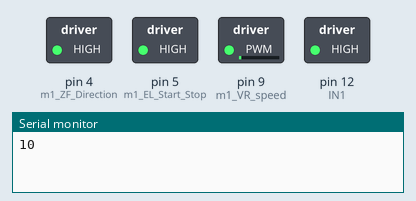
A sketch run on a simulated Arduino Mega 2560, built with avr-gcc and run on an emulated ATmega2560. Parts: switched loads named in the sketch (green lamp = pin HIGH), the last lines printed to the serial monitor.

Above: at 0.1 s.
At 17.6 s:
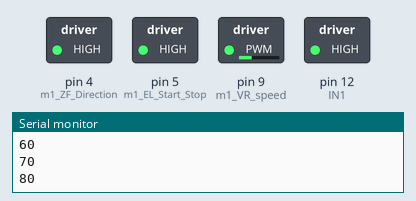
At 25.1 s:
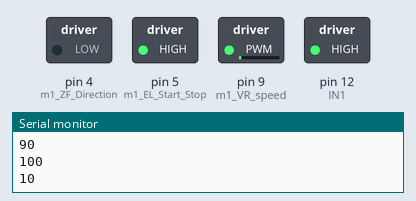
At 37.6 s:
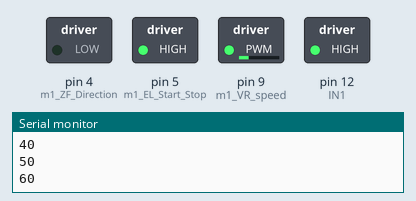
Timing chart, 0 to 39.1 s (numbered marks = the images above):
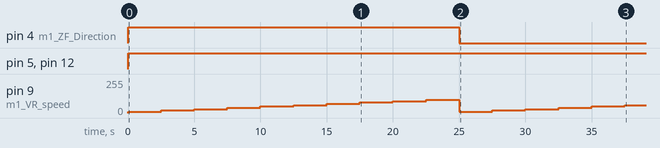

The sketch:

testforwardwithdriver.ino
```cpp
#include <ArduinoJson.h>
//#######################################
//#######################################
// GPIO mappings for Arduino Mega 2560
//#######################################
int m1_EL_Start_Stop=5;  //EL
int m1_Signal_hall=3;   // Signal - Hall sensor
int m1_ZF_Direction=4;  // ZF
int m1_VR_speed=9;    //VR
int IN1 = 12 ;
int speed1= 10;
//#######################################
//#######################################
//int pos=0;int steps=0;int speed1=0;
String direction1;
//#######################################
//#######################################
/*void plus() {
  pos++; //count steps
  Serial.println(pos);
    if(pos>=steps){
      wheelStop();
      pos=0;
  }
}*/


void setup() {

// put your setup code here, to run once:
Serial.begin(9600);

//wheel 1 - Setup pin mode
pinMode(m1_EL_Start_Stop, OUTPUT);//stop/start - EL
pinMode(m1_Signal_hall, INPUT);   //plus       - Signal
pinMode(m1_ZF_Direction, OUTPUT); //direction  - ZF
//pinMode(m1_VR_speed, OUTPUT);
pinMode(IN1,OUTPUT);
//Hall sensor detection - Count steps
// attachInterrupt(digitalPinToInterrupt(m1_Signal_hall), plus, CHANGE);


}


/*void drive(){
// {"direction":"forward","steps":"30","speed":"50"}
// {"direction":"backword","steps":"30","speed":"50"}
// {"direction":"stop","steps":"0","speed":"0"}--

      if(direction1=="forward" && pos<steps){
        //wheelMoveForward();
      }else if(direction1=="backword" && pos<steps){
        wheelMoveBackward();
      }else{
        Serial.println("Stop");
        wheelStop();
        pos=0;
      }
 }*/
void wheelStop(){
  digitalWrite(m1_EL_Start_Stop,LOW);
}

void wheelMoveForward(){

      digitalWrite(m1_ZF_Direction,HIGH);
      digitalWrite(m1_EL_Start_Stop,HIGH);
      digitalWrite(IN1,HIGH);
      analogWrite( m1_VR_speed ,speed1);
}

void wheelMoveBackward(){
      digitalWrite(m1_ZF_Direction,LOW);
      digitalWrite(m1_EL_Start_Stop,HIGH);
      digitalWrite(IN1 ,HIGH);
      analogWrite( m1_VR_speed ,speed1);

}


void loop() {
  for(int i=1; i<=10; i++){
  wheelMoveForward();
  Serial.println(speed1);


  delay(2500);
  speed1 += 10 ;
  }

  speed1 = 10;
  for(int i=1; i<=10; i++){
  wheelMoveBackward();
  Serial.println(speed1);
  delay(2500);
  speed1 += 10 ;
  }
  wheelStop();
  exit(0);
}
```

Measured:
- by itself, pin 4 (m1_ZF_Direction): LOW → HIGH at 0.00 s, → LOW 25.0 s later
- by itself, pin 5 (m1_EL_Start_Stop), pin 12 (IN1): LOW → HIGH at 0.00 s
- by itself, pin 9 (m1_VR_speed): 0/255 → 10/255 at 0.00 s, → 20/255 2.5 s later, → 30/255 2.5 s later, → 40/255 2.5 s later, … (16 changes in this stretch)
